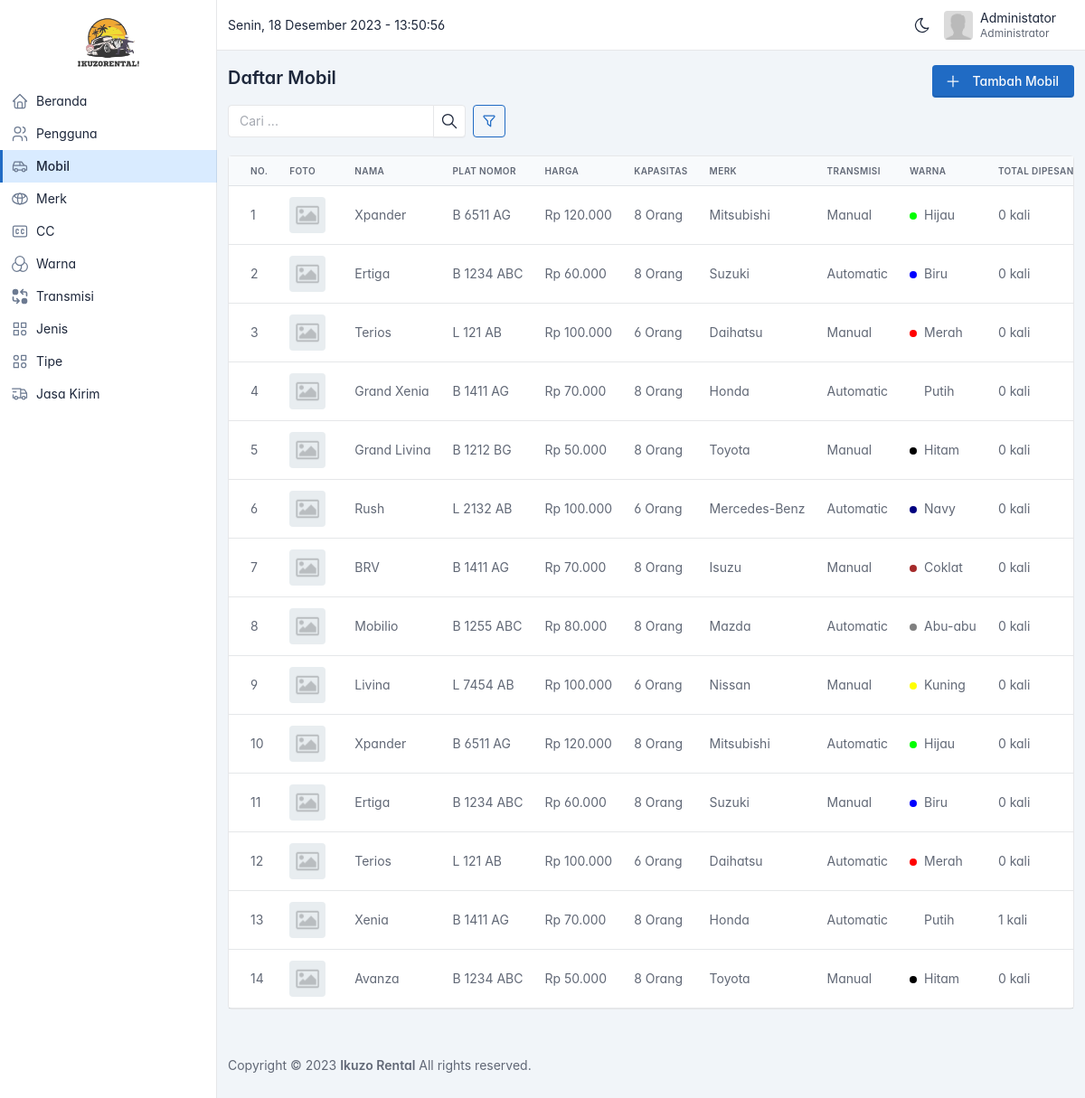
Before: /admin/mobil.php (signed in) with the older database file.
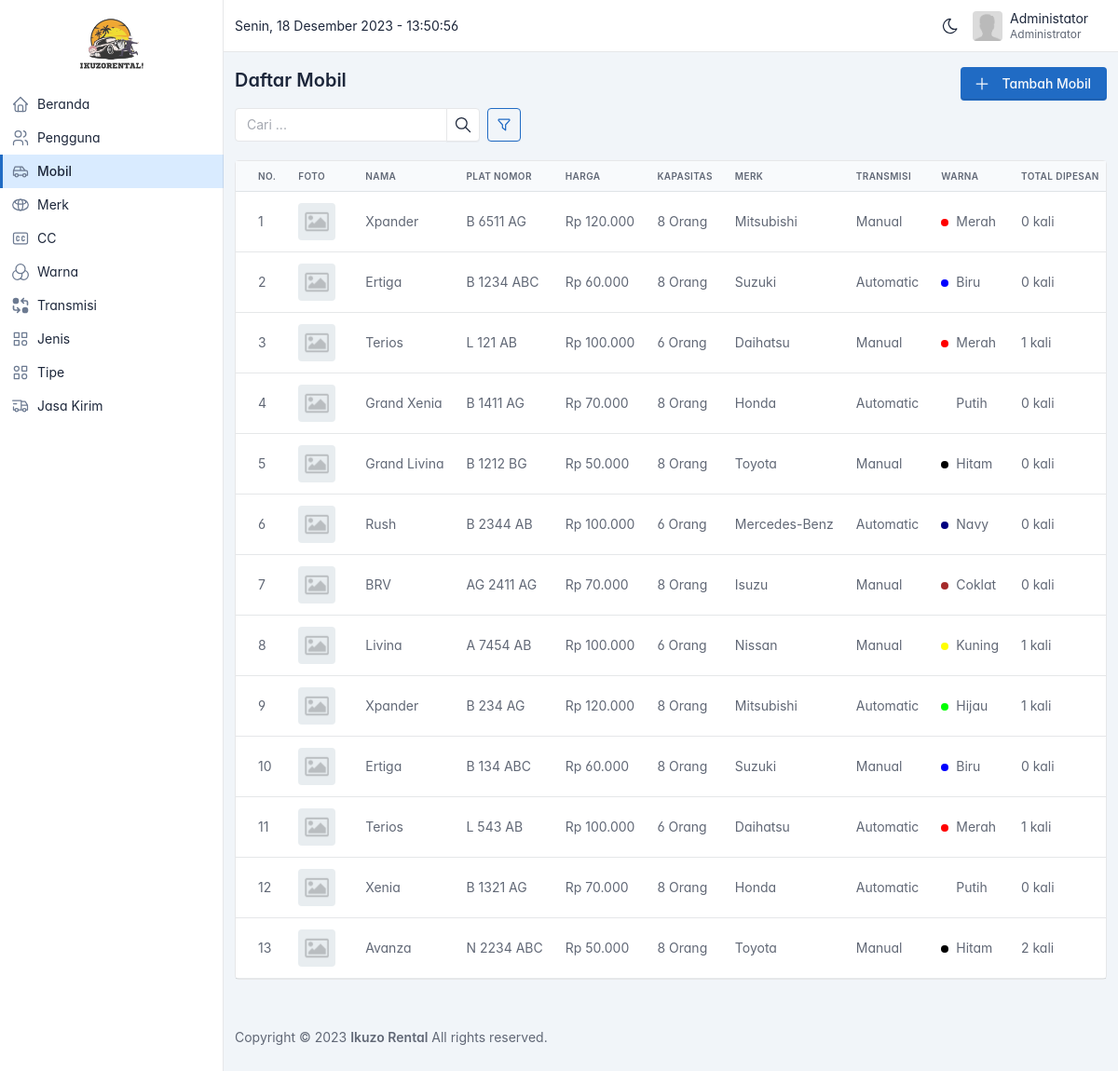
After: the same page with the newer database file.
### tables this page shows
CREATE TABLE `mobil` (
  `id` bigint(20) UNSIGNED NOT NULL,
  `agen_id` bigint(20) UNSIGNED NOT NULL,
  `merk_id` bigint(20) UNSIGNED NOT NULL,
  `jenis_id` bigint(20) UNSIGNED NOT NULL,
  `transmisi_id` bigint(20) UNSIGNED NOT NULL,
  `warna_id` bigint(20) UNSIGNED NOT NULL,
  `cc_id` bigint(20) UNSIGNED NOT NULL,
  `tipe_id` bigint(20) UNSIGNED NOT NULL,
  `nama` varchar(255) NOT NULL,
  `plat_nomor` varchar(255) NOT NULL,
  `tahun` varchar(255) DEFAULT NULL,
  `harga` bigint(20) NOT NULL,
  `kapasitas` int(11) NOT NULL,
  `foto` varchar(255) DEFAULT NULL,
  `status` varchar(255) NOT NULL DEFAULT 'available'
);

CREATE TABLE `merk_mobil` (
  `id` bigint(20) UNSIGNED NOT NULL,
  `nama` varchar(255) NOT NULL
);

CREATE TABLE `transmisi` (
  `id` bigint(20) UNSIGNED NOT NULL,
  `nama` varchar(255) NOT NULL
);

CREATE TABLE `warna` (
  `id` bigint(20) UNSIGNED NOT NULL,
  `nama` varchar(255) NOT NULL,
  `kode` varchar(255) NOT NULL
);

### helper/helpers.php (called while the page is built, shortened)
<?php
function asset($path)
{
  $request_uri = $_SERVER['REQUEST_URI'];
  $array = explode('/', $request_uri);
  $app_url = $array[0] . '/' . $array[1];
  return $app_url . '/assets/' . $path;
}
function format_rupiah($angka)
{
  $hasil_rupiah = "Rp " . number_format($angka, 0, ',', '.');
  return $hasil_rupiah;
}

### admin/mobil.php (the view, shortened to what this page needs)
<?php
$active = 'mobil';
include('partials/header.php');
$sortables = [
  'total_dipesan' => 'Total Dipesan',
  'nama' => 'Nama',
  'harga' => 'Harga',
  'kapasitas' => 'Kapasitas',
  'tahun' => 'Tahun',
  'status' => 'Status',
  'merk_id' => 'Merk',
  'jenis_id' => 'Jenis',
  'transmisi_id' => 'Transmisi',
  'warna_id' => 'Warna',
  'cc_id' => 'CC',
  'tipe_id' => 'Tipe',
];
$query = "
  SELECT
    mobil.*,
    merk_mobil.nama AS merk,
    jenis_mobil.nama AS jenis,
    transmisi.nama AS transmisi,
    warna.nama AS warna,
    warna.kode AS kode_warna,
    IFNULL(COUNT(transaksi.id), 0) AS total_dipesan
  FROM mobil
  JOIN merk_mobil ON merk_mobil.id = mobil.merk_id
  JOIN jenis_mobil ON jenis_mobil.id = mobil.jenis_id
  JOIN transmisi ON transmisi.id = mobil.transmisi_id
  JOIN warna ON warna.id = mobil.warna_id
  LEFT JOIN transaksi ON transaksi.mobil_id = mobil.id
  WHERE 1
";
$query .= " GROUP BY mobil.id";
if (isParamsExist(['sortby'])) {
  if (!array_key_exists($_GET['sortby'], $sortables)) {
    $_GET['sortby'] = 'id';
  } else {
    $sortby = $_GET['sortby'];
  }
  $order = getValidOrder($_GET['order'] ?? 'ASC');
  $query .= " ORDER BY $sortby $order";
} else {
  $query .= " ORDER BY id DESC";
}
$result = $conn->query($query);
$cars = $result->fetch_all(MYSQLI_ASSOC);
?>
<div class="page-header d-print-none mt-2">
  <div class="container-xl">
    <div class="row g-2 align-items-center">
      <div class="col">
        <h3 class="page-title">
          Daftar Mobil
        </h3>
      </div>
      <div class="col-auto ms-auto d-print-none mt-3">
        <div class="btn-list d-flex">
          <a href="tambah-mobil.php" class="btn btn-primary d-none d-sm-inline-block" id="btnAdd">
            Tambah Mobil
          </a>
        </div>
      </div>
    </div>
    <div class="row g-2 align-items-center">
      <div class="col col-sm-8 col-md-6 col-xl-4 mt-3 d-flex">
        <div class="input-group me-2">
          <input type="text" class="form-control" placeholder="Cari ..." id="inputSearch" value="<?= $_GET['q'] ?? '' ?>">
          <button class="btn btn-icon" type="button" id="btnSearch">
          </button>
        </div>
        <a href="#" class="btn btn-outline-primary btn-icon" data-bs-toggle="modal" data-bs-target="#modal-option">
        </a>
      </div>
    </div>
  </div>
</div>
<div class="page-body">
  <div class="container-xl">
    <div class="row">
      <div class="col">
        <div class="card">
          <div class="table-responsive">
            <table class="table card-table table-vcenter text-nowrap datatable">
              <thead>
                <tr>
                  <th>No.</th>
                  <th>Foto</th>
                  <th>Nama</th>
                  <th>Plat Nomor</th>
                  <th>Harga</th>
                  <th>Kapasitas</th>
                  <th>Merk</th>
                  <th>Transmisi</th>
                  <th>Warna</th>
                  <th>Total Dipesan</th>
                </tr>
              </thead>
              <tbody>
                <?php foreach ($cars as $index => $car) : ?>
                  <tr class="text-muted">
                    <td>
                      <?= $index + 1 ?>
                    </td>
                    <td>
                      <a class="avatar me-2 image-preview cursor-pointer" data-fslightbox="image-<?= $index + 1 ?>" href="<?= asset($car['foto'] != '' ? $car['foto'] : 'images/default.png') ?>" style="background-image: url(<?= asset($car['foto'] != '' ? $car['foto'] : 'images/default.png') ?>)">
                      </a>
                    </td>
                    <td>
                      <span <?= add_title_tooltip($car['nama'], 24) ?>>
                        <?= mb_strimwidth($car['nama'], 0, 24, '...') ?>
                      </span>
                    </td>
                    <td>
                      <span <?= add_title_tooltip($car['plat_nomor'], 24) ?>>
                        <?= mb_strimwidth($car['plat_nomor'], 0, 24, '...') ?>
                      </span>
                    </td>
                    <td>
                      <?= format_rupiah($car['harga']) ?>
                    </td>
                    <td>
                      <?= $car['kapasitas'] ?> Orang
                    </td>
                    <td>
                      <?= $car['merk'] ?>
                    </td>
                    <td>
                      <?= $car['transmisi'] ?>
                    </td>
                    <td>
                      <span class="badge me-1" style="background-color: <?= $car['kode_warna'] ?>;"></span>
                      <?= $car['warna'] ?>
                    </td>
                    <td>
                      <?= $car['total_dipesan'] ?> kali
                    </td>
                  </tr>
                <?php endforeach ?>
              </tbody>
            </table>
          </div>
        </div>
      </div>
    </div>
  </div>
</div>
<?php include('partials/footer.php') ?>

### admin/partials/header.php (shortened to what this page needs)
<?php
require_once('../helper/helpers.php');
?>
<!DOCTYPE html>
<html lang="en">
<head>
  <link href="<?= asset('plugins/tabler/dist/css/tabler.min.css') ?>" rel="stylesheet" type="text/css" />
  <link rel="stylesheet" href="<?= asset('plugins/toast/dist/simple-notify.min.css') ?>" type="text/css">
</head>
<body>
  <div class="page">
    <?php include('sidebar.php') ?>
    <header class="navbar navbar-expand-md navbar-light d-none d-lg-flex d-print-none sticky-top">
      <div class="container-xl">
        <div class="navbar-nav flex-row order-md-last">
          <div class="d-none d-md-flex me-2">
            <a href="?theme=dark" class="nav-link px-0 hide-theme-dark" title="Enable dark mode" data-bs-toggle="tooltip" data-bs-placement="bottom">
            </a>
          </div>
          <div class="nav-item dropdown">
            <a class="nav-link d-flex lh-1 text-reset p-0 cursor-pointer" data-bs-toggle="dropdown" aria-label="Open user menu">
              <span class="avatar avatar-sm" style="background-image: url(<?= asset($_SESSION['user']['foto'] ?? 'images/user/default.jpg') ?>)"></span>
              <div class="d-none d-xl-block ps-2" style="min-width: 7rem;">
                <div>
                  <span <?= add_title_tooltip($_SESSION['user']['nama'] ?? '-', 24) ?>>
                    <?= mb_strimwidth($_SESSION['user']['nama'], 0, 24, '...') ?>
                  </span>
                </div>
                <div class="mt-1 small text-muted">
                  <?= ucfirst($_SESSION['user']['role']) ?>
                </div>
              </div>
            </a>
          </div>
        </div>
        <div class="collapse navbar-collapse" id="navbar-menu">
          <div>
            <span id="datetime"></span>
          </div>
        </div>
      </div>
    </header>
    <div class="page-wrapper">

### admin/partials/sidebar.php (shortened to what this page needs)
<aside class="navbar navbar-vertical navbar-expand-lg navbar-light">
  <div class="container-fluid">
    <h1 class="navbar-brand navbar-brand-autodark">
      <a href="index.php">
        <img src="<?= asset('images/logo.png') ?>" alt="logo" class="navbar-brand-image" style="width: 70px; height: 70px;">
      </a>
    </h1>
    <div class="collapse navbar-collapse" id="sidebar-menu">
      <ul class="navbar-nav">
        <li class="nav-item <?= $active == 'beranda' ? 'active' : '' ?>">
          <a class="nav-link" href="index.php">
            <span class="nav-link-icon d-lg-inline-block">
            </span>
            <span class="nav-link-title">
              Beranda
            </span>
          </a>
        </li>
        <li class="nav-item <?= $active == 'pengguna' ? 'active' : '' ?>">
          <a class="nav-link" href="pengguna.php">
            <span class="nav-link-icon d-lg-inline-block">
            </span>
            <span class="nav-link-title">
              Pengguna
            </span>
          </a>
        </li>
        <li class="nav-item <?= $active == 'mobil' ? 'active' : '' ?>">
          <a class="nav-link" href="mobil.php">
            <span class="nav-link-icon d-lg-inline-block">
            </span>
            <span class="nav-link-title">
              Mobil
            </span>
          </a>
        </li>
        <li class="nav-item <?= $active == 'merk-mobil' ? 'active' : '' ?>">
          <a class="nav-link" href="merk-mobil.php">
            <span class="nav-link-icon d-lg-inline-block">
            </span>
            <span class="nav-link-title">
              Merk
            </span>
          </a>
        </li>
        <li class="nav-item <?= $active == 'cc-mobil' ? 'active' : '' ?>">
          <a class="nav-link" href="cc-mobil.php">
            <span class="nav-link-icon d-lg-inline-block">
            </span>
            <span class="nav-link-title">
              CC
            </span>
          </a>
        </li>
        <li class="nav-item <?= $active == 'warna-mobil' ? 'active' : '' ?>">
          <a class="nav-link" href="warna-mobil.php">
            <span class="nav-link-icon d-lg-inline-block">
            </span>
            <span class="nav-link-title">
              Warna
            </span>
          </a>
        </li>
        <li class="nav-item <?= $active == 'transmisi-mobil' ? 'active' : '' ?>">
          <a class="nav-link" href="transmisi-mobil.php">
            <span class="nav-link-icon d-lg-inline-block">
            </span>
            <span class="nav-link-title">
              Transmisi
            </span>
          </a>
        </li>
        <li class="nav-item <?= $active == 'jenis-mobil' ? 'active' : '' ?>">
          <a class="nav-link" href="jenis-mobil.php">
            <span class="nav-link-icon d-lg-inline-block">
            </span>
            <span class="nav-link-title">
              Jenis
            </span>
          </a>
        </li>
        <li class="nav-item <?= $active == 'tipe-mobil' ? 'active' : '' ?>">
          <a class="nav-link" href="tipe-mobil.php">
            <span class="nav-link-icon d-lg-inline-block">
            </span>
            <span class="nav-link-title">
              Tipe
            </span>
          </a>
        </li>
        <li class="nav-item <?= $active == 'jasa-kirim' ? 'active' : '' ?>">
          <a class="nav-link" href="jasa-kirim.php">
            <span class="nav-link-icon d-lg-inline-block">
            </span>
            <span class="nav-link-title">
              Jasa Kirim
            </span>
          </a>
        </li>
      </ul>
    </div>
  </div>
</aside>

### admin/partials/footer.php (shortened to what this page needs)
      <footer class="footer footer-transparent d-print-none">
        <div class="container-xl">
          <div class="row text-center align-items-center flex-row">
            <div class="col-12 col-lg-auto mt-3 mt-lg-0">
              <ul class="list-inline list-inline-dots mb-0">
                <li class="list-inline-item">
                  Copyright &copy; 2023 <span class="fw-bold">Ikuzo Rental</span> All rights reserved.
                </li>
              </ul>
            </div>
          </div>
        </div>
      </footer>
    </div>
  </div>
</body>
</html>

### admin/partials/header.php (style rules this page uses)
body { font-feature-settings: "cv03", "cv04", "cv11"; }
.navbar-nav li.active { background-color: rgba(0, 123, 255, 0.15); font-weight: 500; }

### admin/mobil.php (style rules this page uses)
.image-preview { background-color: transparent; }

Changed rows visible on the page:
removed mobil: nama "Mobilio", plat_nomor "B 1255 ABC", harga "Rp 80.000", kapasitas "8", merk.nama "Mazda", transmisi.nama "Automatic", warna.nama "Abu-abu", total_dipesan "0"
changed mobil "B 6511 AG": warna_id 5 → 3 (drawn); warna.nama "Hijau" → "Merah"
computed for mobil "L 121 AB": total_dipesan "0" → "1"
changed mobil "Rush": plat_nomor "L 2132 AB" → "B 2344 AB"
changed mobil "BRV": plat_nomor "B 1411 AG" → "AG 2411 AG"
changed mobil "Livina": plat_nomor "L 7454 AB" → "A 7454 AB"; total_dipesan "0" → "1"
changed mobil "Hijau": plat_nomor "B 6511 AG" → "B 234 AG"; total_dipesan "0" → "1"
changed mobil: plat_nomor "B 1234 ABC" → "B 134 ABC"
changed mobil (number 11 of 13 on the later page): plat_nomor "L 121 AB" → "L 543 AB"; total_dipesan "0" → "1"
changed mobil "Xenia": plat_nomor "B 1411 AG" → "B 1321 AG"; total_dipesan "1" → "0"
changed mobil "Avanza": plat_nomor "B 1234 ABC" → "N 2234 ABC"; total_dipesan "0" → "2"
